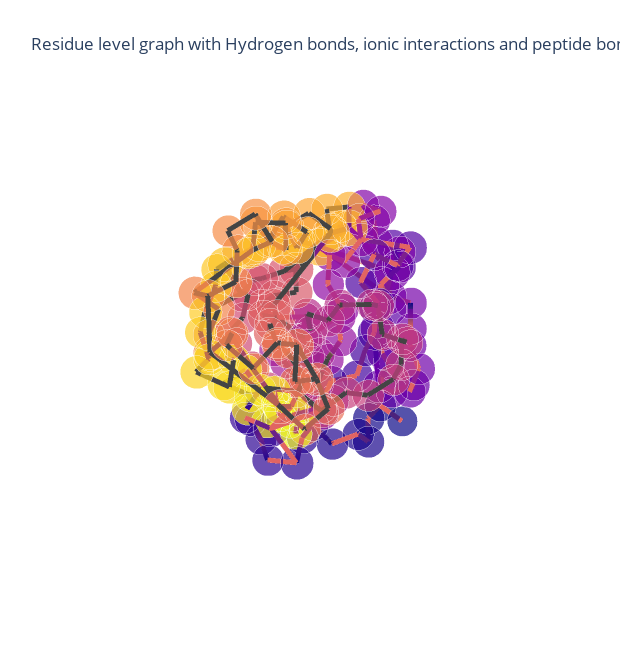

The notebook cell this image was saved under:
### Code cell
from graphein.protein.visualisation import plotly_protein_structure_graph

plotly_protein_structure_graph(
    G=complex_graph,
    plot_title="Residue level graph with Hydrogen bonds, ionic interactions and peptide bonds",
    colour_nodes_by="residue_number",
    colour_edges_by="kind",
    node_size_min=20,
    node_size_multiplier=1
    )

### Figure 1 — Plotly figure (JSON) as saved in the notebook; plotly's stock layout.template omitted (floating-point values rounded to 4 significant figures; data arrays with more than 128 entries replaced by an {"elided": "..."} marker saying what was removed)
{"data": [{"hoverinfo": "text+x+y+z", "marker": {"color": {"elided": "174x4 float values"}, "opacity": 0.7, "size": {"elided": "174 int values"}, "symbol": "circle"}, "mode": "markers", "text": {"elided": "174 str values"}, "type": "scatter3d", "x": {"elided": "174 float values"}, "y": {"elided": "174 float values"}, "z": {"elided": "174 float values"}}, {"hoverinfo": "text", "line": {"color": {"elided": "208x4 float values"}, "width": 10}, "mode": "lines", "text": {"elided": "208 str values"}, "type": "scatter3d", "x": {"elided": "624 float values"}, "y": {"elided": "624 float values"}, "z": {"elided": "624 float values"}}], "layout": {"height": 650, "margin": {"t": 100}, "scene": {"xaxis": {"showbackground": false, "showgrid": false, "showline": false, "showticklabels": false, "title": {"text": ""}, "zeroline": false}, "yaxis": {"showbackground": false, "showgrid": false, "showline": false, "showticklabels": false, "title": {"text": ""}, "zeroline": false}, "zaxis": {"showbackground": false, "showgrid": false, "showline": false, "showticklabels": false, "title": {"text": ""}, "zeroline": false}}, "showlegend": false, "title": {"text": "Residue level graph with Hydrogen bonds, ionic interactions and peptide bonds"}, "width": 620}}
